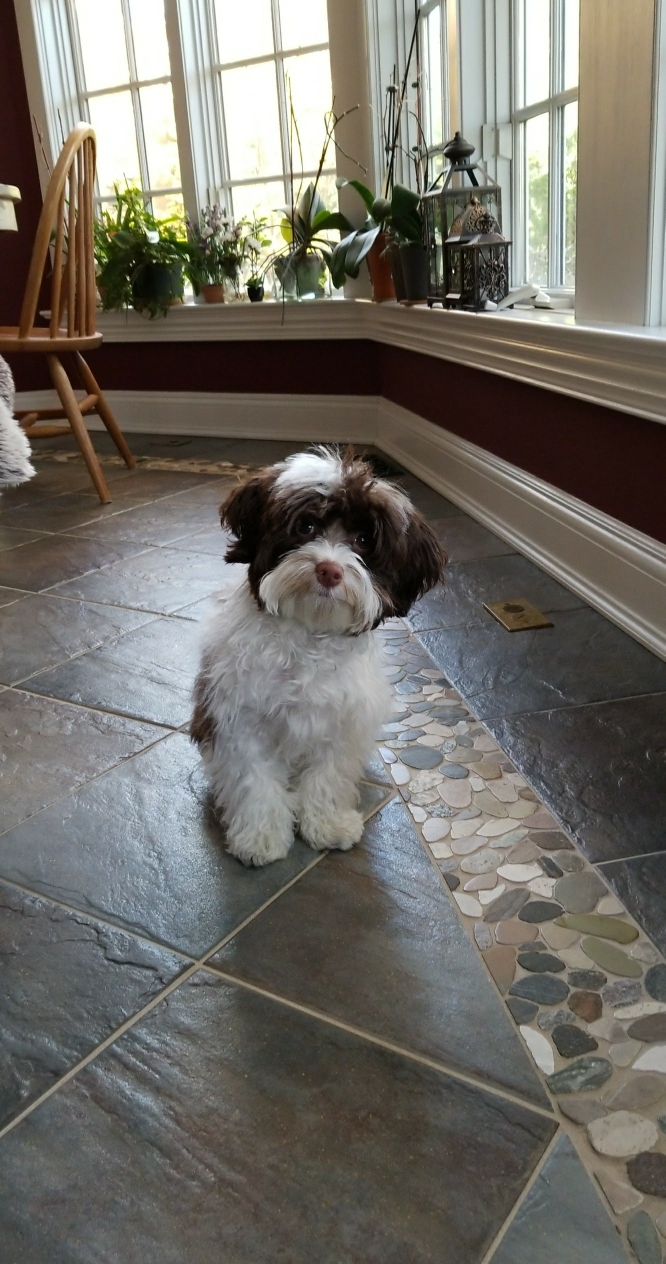
#> input picture imgs/img.jpg, 1331 x 2527 px (shown at 1/2 size)
$ python 25-image_manipulate.py
#> lines starting #> are read from the running program, lines starting #| are printed output that depends on the picture
from PIL import Image, ImageDraw, ImageFont

def generate_postcard(in_path, out_path, message=None, crop=None, width=None):
    """Create a Postcard With a Text Greeting

   Arguments:
        in_path {str} - - the file location for the input image.
        out_path {str} - - the desired location for the output image.
        crop {tuple} - - The crop rectangle, as a(left, upper, right, lower)-tuple. Default = None.
        width {int} - - The pixel width value. Default = None.
    Returns:
        str - - the file path to the output image.
    """
#> called with in_path = './imgs/img.jpg', out_path = './imgs/new_img.jpg', message = 'Woof, woof!', crop = (425, 875, 875, 1325)

    with Image.open(in_path) as im:
#> im is the input picture: PIL image 1331x2527 RGB; mean R, G, B 112.2, 109, 102.2
        print(im.size)  # => (1331, 2567)
#| (1331, 2527)
        im_crop = im.crop(crop)
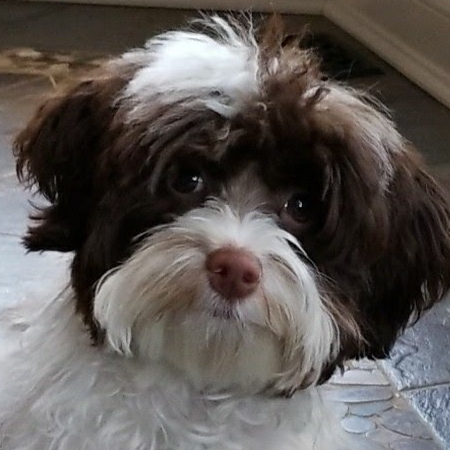
#> im_crop: PIL image 450x450 RGB; mean R, G, B 93.6, 88.3, 85.2
        print(im_crop.size)  # => (450, 450)
#| (450, 450)
        #im_crop.save(out_path)
        im_resized = im_crop.resize((im_crop.width *2, im_crop.height*2))
        print(im_resized.size)  # => (900, 900)
#| (900, 900)


        if message is not None:
            draw = ImageDraw.Draw(im_resized)
            #font = ImageFont.load_default()
            font = ImageFont.truetype('./fonts/LilitaOne-Regular.ttf', size=40)
            draw.text((30, 30), message, font=font, fill='white')

    im_resized.save(out_path)
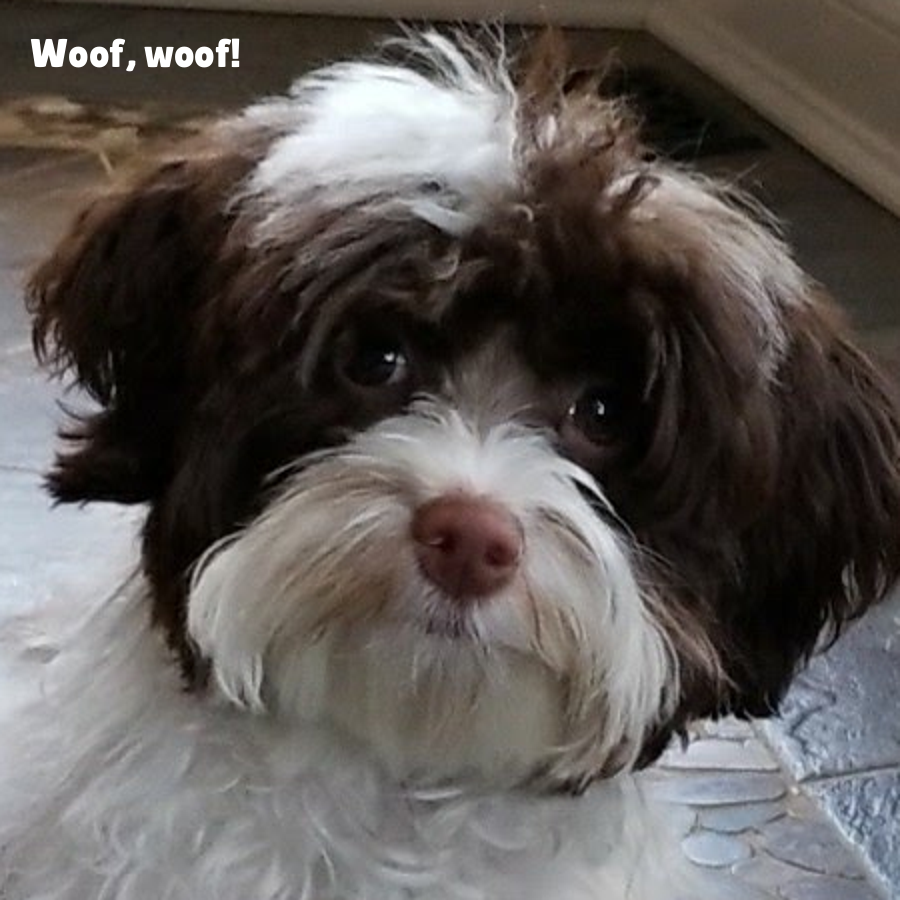
#> saved as new_img.jpg: PIL image 900x900 RGB; mean R, G, B 94.4, 89.1, 86.1
    return out_path

    # raise Exception('generate_postcard not implemented')

if __name__=='__main__':
    print(generate_postcard('./imgs/img.jpg',
                            './imgs/new_img.jpg',
                            "Woof, woof!",
                            (425,875,875,1325)))


'''
# Udacity Solution
from PIL import Image, ImageDraw, ImageFont

def generate_postcard(in_path, out_path, message=None, crop=None, width=None):
    img = Image.open(in_path)
    print(img.size, '<= original size')  # debug line

    if crop is not None:
        img = img.crop(crop)

    if width is not None:
        ratio = width/float(img.size[0])
        print(img.size, '<=  crop size')  # debug line
        height = int(ratio*float(img.size[1]))
        img = img.resize((width, height), Image.NEAREST)
        print(img.size, '< =  final size')  # debug line

    if message is not None:
        draw = ImageDraw.Draw(img)
        font = ImageFont.truetype('./fonts/LilitaOne-Regular.ttf', size=20)
        draw.text((10, 30), message, font=font, fill='white')

    img.save(out_path)
    return out_path

if __name__=='__main__':
    print(generate_postcard('./imgs/img.jpg',
                            './imgs/out.jpg',
                            'woof!',
                            (450, 900, 900, 1300),
                            200))

'''
